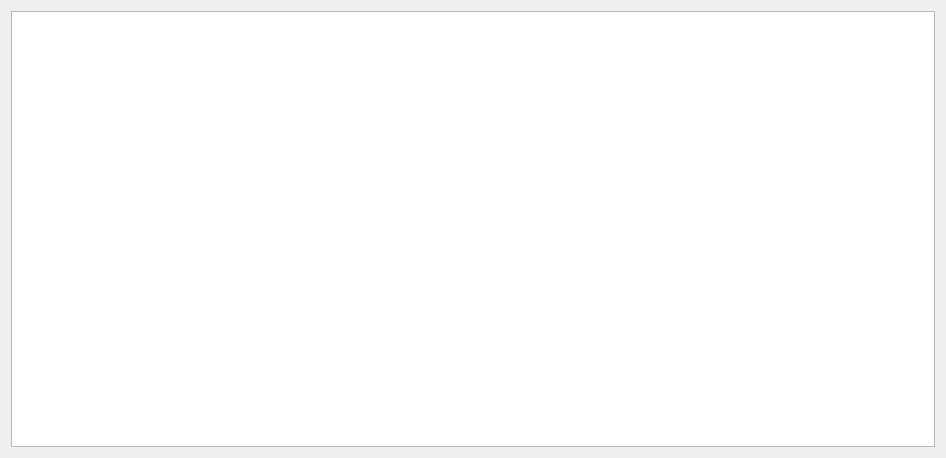
<?xml version="1.0" encoding="UTF-8"?>
<ui version="4.0">
 <class>ProductOrderForm</class>
 <widget class="QWidget" name="ProductOrderForm">
  <property name="geometry">
   <rect>
    <x>0</x>
    <y>0</y>
    <width>946</width>
    <height>458</height>
   </rect>
  </property>
  <property name="windowTitle">
   <string>Form</string>
  </property>
  <layout class="QVBoxLayout" name="verticalLayout">
   <item>
    <widget class="ProductOrderTableView" name="tableProductOrder"/>
   </item>
  </layout>
 </widget>
 <customwidgets>
  <customwidget>
   <class>ProductOrderTableView</class>
   <extends>QTableView</extends>
   <header>productordertableview.h</header>
  </customwidget>
 </customwidgets>
 <resources/>
 <connections/>
</ui>
